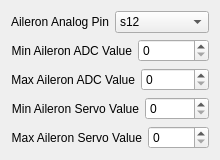
             <widget class="QWidget" name="scrollAreaWidgetContents_11">
              <property name="geometry">
               <rect>
                <x>0</x>
                <y>0</y>
                <width>197</width>
                <height>152</height>
               </rect>
              </property>
              <layout class="QGridLayout" name="gridLayout_18">
               <item row="1" column="0">
                <layout class="QHBoxLayout" name="horizontalLayout_54">
                 <item>
                  <widget class="QLabel" name="label_54">
                   <property name="text">
                    <string>Min Aileron ADC Value</string>
                   </property>
                   <property name="alignment">
                    <set>Qt::AlignRight|Qt::AlignTrailing|Qt::AlignVCenter</set>
                   </property>
                  </widget>
                 </item>
                 <item>
                  <widget class="QSpinBox" name="MinAileronADCValue">
                   <property name="maximum">
                    <number>65535</number>
                   </property>
                  </widget>
                 </item>
                </layout>
               </item>
               <item row="3" column="0">
                <layout class="QHBoxLayout" name="horizontalLayout_56">
                 <item>
                  <widget class="QLabel" name="label_56">
                   <property name="text">
                    <string>Min Aileron Servo Value</string>
                   </property>
                   <property name="alignment">
                    <set>Qt::AlignRight|Qt::AlignTrailing|Qt::AlignVCenter</set>
                   </property>
                  </widget>
                 </item>
                 <item>
                  <widget class="QSpinBox" name="MinAileronServoValue">
                   <property name="maximum">
                    <number>65535</number>
                   </property>
                  </widget>
                 </item>
                </layout>
               </item>
               <item row="2" column="0">
                <layout class="QHBoxLayout" name="horizontalLayout_55">
                 <item>
                  <widget class="QLabel" name="label_55">
                   <property name="text">
                    <string>Max Aileron ADC Value</string>
                   </property>
                   <property name="alignment">
                    <set>Qt::AlignRight|Qt::AlignTrailing|Qt::AlignVCenter</set>
                   </property>
                  </widget>
                 </item>
                 <item>
                  <widget class="QSpinBox" name="MaxAileronADCValue">
                   <property name="minimum">
                    <number>0</number>
                   </property>
                   <property name="maximum">
                    <number>65535</number>
                   </property>
                   <property name="value">
                    <number>0</number>
                   </property>
                  </widget>
                 </item>
                </layout>
               </item>
               <item row="4" column="0">
                <layout class="QHBoxLayout" name="horizontalLayout_57">
                 <item>
                  <widget class="QLabel" name="label_57">
                   <property name="text">
                    <string>Max Aileron Servo Value</string>
                   </property>
                   <property name="alignment">
                    <set>Qt::AlignRight|Qt::AlignTrailing|Qt::AlignVCenter</set>
                   </property>
                  </widget>
                 </item>
                 <item>
                  <widget class="QSpinBox" name="MaxAileronServoValue">
                   <property name="maximum">
                    <number>65535</number>
                   </property>
                  </widget>
                 </item>
                </layout>
               </item>
               <item row="0" column="0">
                <layout class="QHBoxLayout" name="horizontalLayout_52">
                 <item>
                  <widget class="QLabel" name="label_52">
                   <property name="text">
                    <string>Aileron Analog Pin</string>
                   </property>
                   <property name="alignment">
                    <set>Qt::AlignRight|Qt::AlignTrailing|Qt::AlignVCenter</set>
                   </property>
                  </widget>
                 </item>
                 <item>
                  <widget class="QComboBox" name="AileronAnalogPin">
                   <property name="currentIndex">
                    <number>3</number>
                   </property>
                   <item>
                    <property name="text">
                     <string>s1</string>
                    </property>
                   </item>
                   <item>
                    <property name="text">
                     <string>s10</string>
                    </property>
                   </item>
                   <item>
                    <property name="text">
                     <string>s11</string>
                    </property>
                   </item>
                   <item>
                    <property name="text">
                     <string>s12</string>
                    </property>
                   </item>
                   <item>
                    <property name="text">
                     <string>s13</string>
                    </property>
                   </item>
                   <item>
                    <property name="text">
                     <string>s14</string>
                    </property>
                   </item>
                   <item>
                    <property name="text">
                     <string>s15</string>
                    </property>
                   </item>
                  </widget>
                 </item>
                </layout>
               </item>
              </layout>
             </widget>
